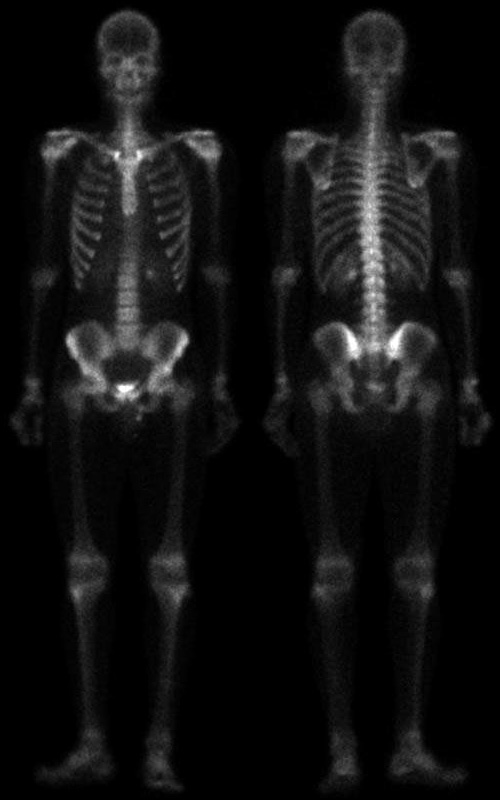
#> input picture 5to año/Procesamiento Digital de Imagenes/Tema 2 - Operaciones en el dominio espacial/Practica/esqueleto.tif, 500 x 800 px, given in place of earth.bmp, which was not available
$ python p2_ej4.py
#> lines starting #> are read from the running program, lines starting #| are printed output that depends on the picture; after the words box and inside, x2 and y2 are one past the last pixel; in counts of white or black regions, pixels touching at a corner belong together; pictures that were not available may be replaced by others from this repository, and a replacement may not be noted
import cv2
import numpy as np
import matplotlib.pyplot as plt

# ==========================================
# Caso 1: Astronomía (earth.bmp)
# ==========================================
def realzar_objetos_ocultos(img_path='../../imagenes/earth.bmp'):
    """
    Objetivo: Hacer visibles objetos ocultos en la imagen con buen contraste[cite: 42].
    """
#> called with img_path = '../../imagenes/earth.bmp'
    img = cv2.imread(img_path, cv2.IMREAD_GRAYSCALE)
#> img is the input picture: shape (800, 500); min 0, max 255, mean 17.2
    if img is None:
        print(f"Error: No se encontró {img_path}")
        return

    # PASO 1 y 2: Transformación no lineal (Potencia / Gamma)
    # Una corrección gamma con un valor menor a 1 (ej. 0.2) es ideal para
    # estirar agresivamente los grises muy oscuros sin quemar los blancos.
    img_float = img.astype(np.float32) / 255.0
    gamma = 0.2
    img_realzada_calc = (img_float ** gamma) * 255.0
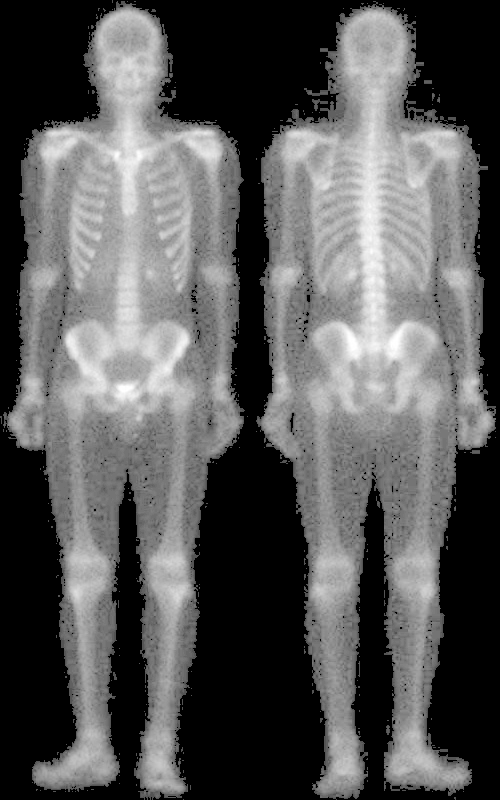
#> img_realzada_calc: shape (800, 500) float32; min 0, max 255, mean 88.4

    # PASO 3: Normalizar
    img_realzada = np.clip(img_realzada_calc, 0, 255).astype(np.uint8)

    # Visualización
    fig, axs = plt.subplots(1, 2, figsize=(10, 5))
    axs[0].imshow(img, cmap='gray', vmin=0, vmax=255)
    axs[0].set_title("Imagen Original")
    axs[1].imshow(img_realzada, cmap='gray', vmin=0, vmax=255)
    axs[1].set_title(f"Imagen Realzada (Gamma = {gamma})")
    for ax in axs: ax.axis('off')
    plt.show()

# ==========================================
# Caso 2: Placas ASUS
# ==========================================
def clasificar_placa_madre(img_path):
    """
    Objetivo: Determinar si la placa es A7V600-x o A7V600-SE, tolerando ruido[cite: 43, 44, 46].
    """
#> called with img_path = '../../imagenes/a7v600-x.gif'
    img = cv2.imread(img_path, cv2.IMREAD_GRAYSCALE)
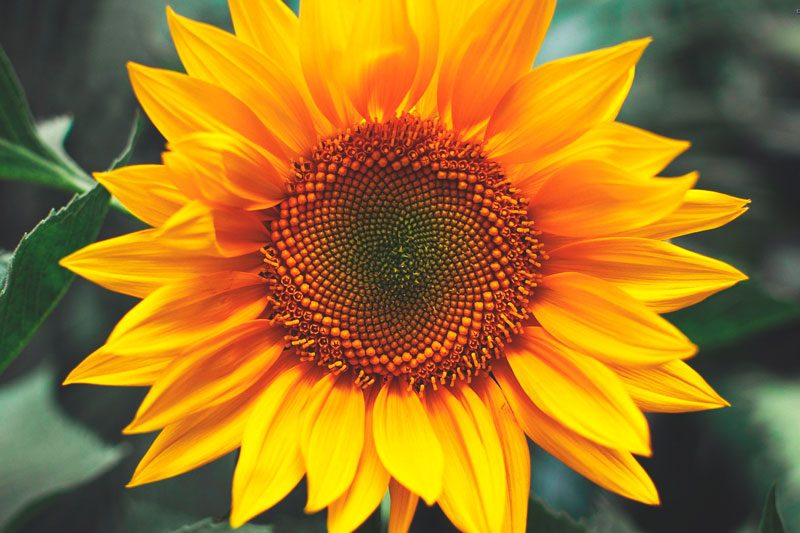
#> input picture 5to año/Procesamiento Digital de Imagenes/Tema 2 - Operaciones en el dominio espacial/Practica/flores02.jpg, 800 x 533 px, given in place of a7v600-x.gif, which was not available
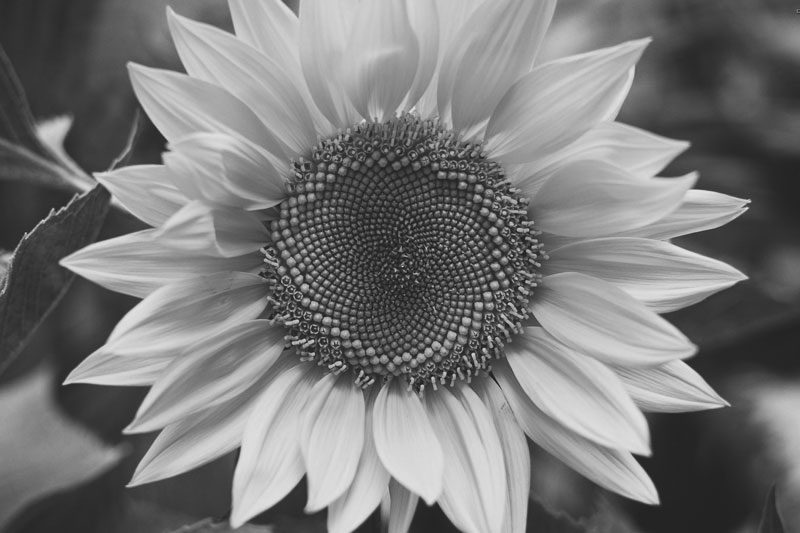
#> img: shape (533, 800); min 14, max 232, mean 121
    if img is None:
        print(f"Error al cargar {img_path}")
        return

    # PASO 1: Preprocesamiento (Manejo de ruido impulsivo)
    # El filtro de mediana es el mejor para eliminar ruido "sal y pimienta"
    # sin difuminar los bordes de los componentes.
    img_procesada = cv2.medianBlur(img, 5)

    # PASO 2: Extracción de características
    # Generalmente estas placas difieren en la presencia de un chip específico en una zona.
    # Como la cámara es fija, podemos recortar una Región de Interés (ROI) donde sabemos
    # que está el cambio y medir su intensidad promedio.
    # (Nota: Ajusta estas coordenadas Y, X según dónde difieran realmente tus imágenes)
    roi = img_procesada[100:200, 300:400]
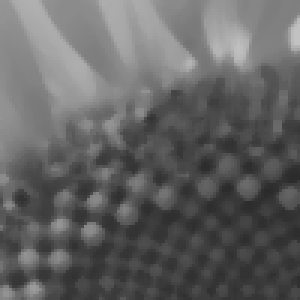
#> roi: shape (100, 100) (shown 3 times larger); min 42, max 194, mean 98.8

    # Si el promedio de intensidad en esa zona es alto, hay un chip/conector brillante.
    intensidad_media = np.mean(roi) if roi.size > 0 else 0
#> intensidad_media = 98.79
    umbral = 100

    es_modelo_SE = intensidad_media > umbral
#> es_modelo_SE = False

    # PASO 3: Retornar resultado
    modelo = "A7V600-SE" if es_modelo_SE else "A7V600-x"
#> modelo = 'A7V600-x'

    plt.figure(figsize=(6,6))
    plt.imshow(img_procesada, cmap='gray')
    plt.title(f"Clasificación: {modelo} (Intensidad ROI: {intensidad_media:.1f})")
    plt.axis('off')
    plt.show()

    return modelo

# ==========================================
# Caso 3: Inspección de Blisters
# ==========================================
def inspeccionar_blister(img_path):
    img = cv2.imread(img_path, cv2.IMREAD_GRAYSCALE)
    if img is None:
        return

    # 1. Umbralización para dejar las pastillas en blanco
    _, mascara_pildoras = cv2.threshold(img, 150, 255, cv2.THRESH_BINARY)

    alto, ancho = mascara_pildoras.shape
    filas, columnas = 2, 5

    # SOLUCIÓN: Agregamos márgenes para ignorar el plástico negro de los bordes.
    # Estos porcentajes (12% ancho, 18% alto) ajustan la cuadrícula al centro.
    margen_x = int(ancho * 0.12)
    margen_y = int(alto * 0.18)

    ancho_efectivo = ancho - 2 * margen_x
    alto_efectivo = alto - 2 * margen_y

    alto_celda = alto_efectivo // filas
    ancho_celda = ancho_efectivo // columnas

    blister_completo = True
    img_resultado = cv2.cvtColor(img, cv2.COLOR_GRAY2BGR)

    # Recorremos la cuadrícula
    for i in range(filas):
        for j in range(columnas):
            # Calculamos las coordenadas sumando el margen inicial
            y_inicio = margen_y + i * alto_celda
            y_fin = margen_y + (i + 1) * alto_celda
            x_inicio = margen_x + j * ancho_celda
            x_fin = margen_x + (j + 1) * ancho_celda

            # Dibujamos la cuadrícula en verde para VISUALIZAR dónde estamos buscando
            cv2.rectangle(img_resultado, (x_inicio, y_inicio), (x_fin, y_fin), (0, 255, 0), 1)

            celda = mascara_pildoras[y_inicio:y_fin, x_inicio:x_fin]
            cantidad_blancos = cv2.countNonZero(celda)

            # Si hay menos del 15% de blanco en ese cuadradito, falta la pastilla
            umbral_area = (alto_celda * ancho_celda) * 0.15

            if cantidad_blancos < umbral_area:
                blister_completo = False
                centro_x = x_inicio + ancho_celda // 2
                centro_y = y_inicio + alto_celda // 2
                # Círculo rojo indicando la falla
                cv2.circle(img_resultado, (centro_x, centro_y), 20, (0, 0, 255), 3)

    plt.figure(figsize=(8,4))
    plt.imshow(cv2.cvtColor(img_resultado, cv2.COLOR_BGR2RGB))
    titulo = "OK: Blister Completo" if blister_completo else "ALERTA: Blister Incompleto"
    plt.title(titulo)
    plt.axis('off')
    plt.show()

# ==========================================
# Caso 4 (Opcional): Esteganografía
# ==========================================
def ocultar_imagen_esteganografia(img_portadora_path, img_secreta_path):
    """
    Objetivo: Esconder una imagen binaria en una de grises usando LSB[cite: 53, 54].
    """
#> called with img_portadora_path = '../../imagenes/earth.bmp', img_secreta_path = '../../imagenes/building.jpg'
    portadora = cv2.imread(img_portadora_path, cv2.IMREAD_GRAYSCALE)
    secreta = cv2.imread(img_secreta_path, cv2.IMREAD_GRAYSCALE)
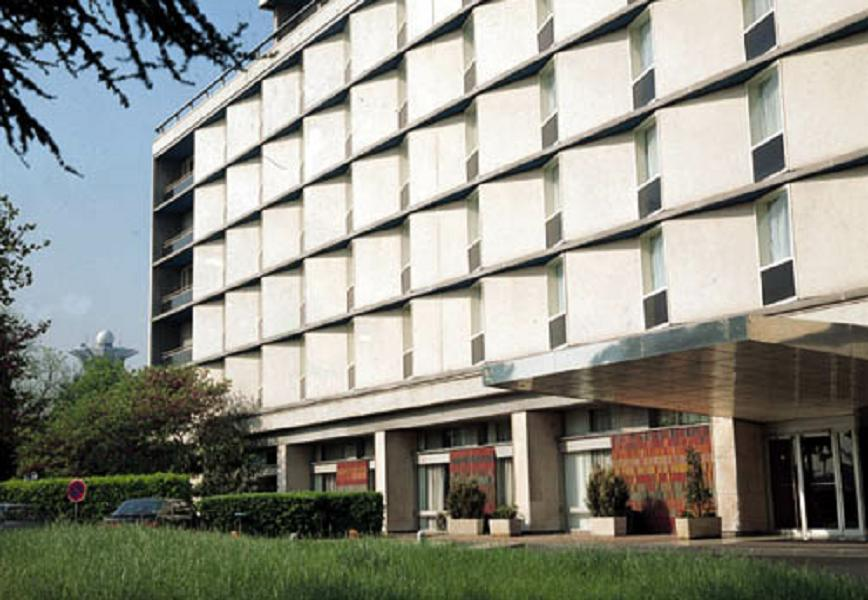
#> input picture 5to año/Procesamiento Digital de Imagenes/Tema 3 - Operaciones en el dominio frecuencial/Practica/building.jpg, 868 x 600 px, found by its file name
#> secreta: shape (600, 868); min 0, max 255, mean 142.3

    if portadora is None or secreta is None:
        print("Error al cargar imágenes para esteganografía.")
        return None

    # Corregido: El shape devuelve (alto, ancho). Resize requiere (ancho, alto).
    secreta = cv2.resize(secreta, (portadora.shape[1], portadora.shape[0]))
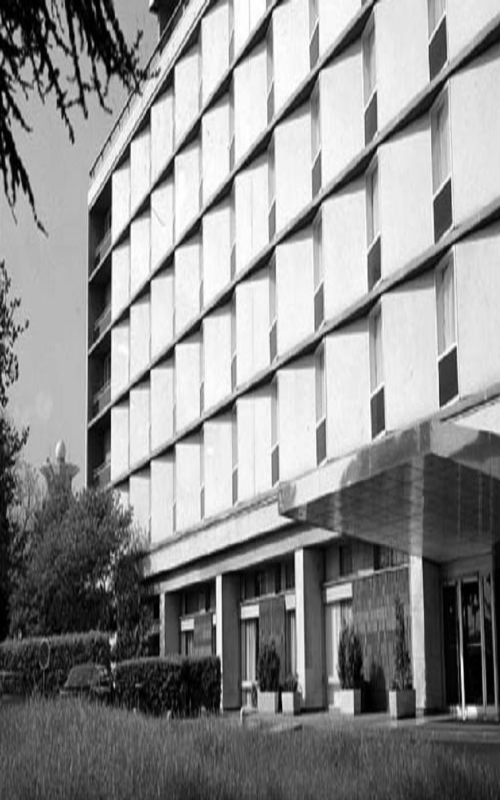
#> secreta: shape (800, 500); min 0, max 255, mean 142.2

    # Binarizar la secreta para que tenga valores de 0 o 1
    _, secreta_bin = cv2.threshold(secreta, 127, 1, cv2.THRESH_BINARY)
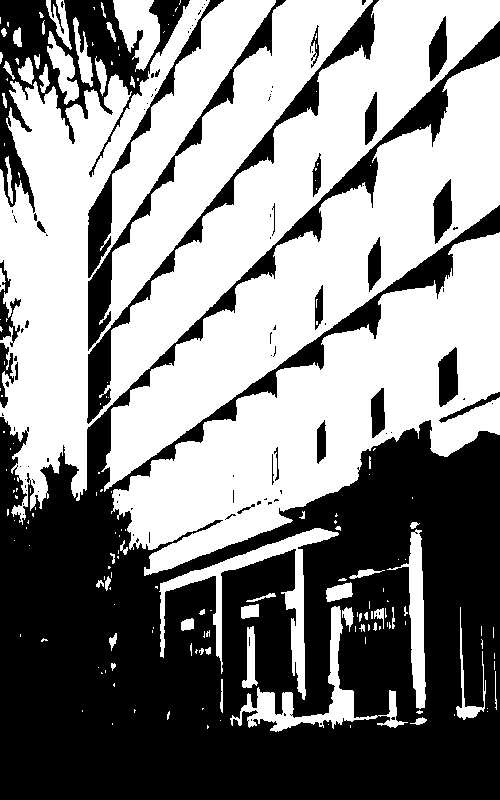
#> secreta_bin: shape (800, 500); values 0 (black) and 1 (white), 53.4% white; 102 black regions (74 under 20 px), largest, box (x1, y1, x2, y2) and area: (0, 21, 500, 800) 153973, (0, 0, 190, 213) 12014, (87, 0, 379, 424) 6201

    # 1. Apagar el bit menos significativo (LSB) de la portadora usando AND con 254 (11111110)
    portadora_sin_lsb = cv2.bitwise_and(portadora, 254)

    # 2. Sumar la imagen secreta (que vale 0 o 1) al LSB
    img_esteganografica = cv2.bitwise_or(portadora_sin_lsb, secreta_bin)

    return img_esteganografica

def extraer_imagen_esteganografia(img_esteganografica):
    """
    Objetivo: Extraer la imagen binaria oculta aislando el LSB[cite: 54].
    """
    # Aislar el bit menos significativo usando AND con 1 (00000001)
    bits_extraidos = cv2.bitwise_and(img_esteganografica, 1)

    # Multiplicar por 255 para que los 1s se vuelvan blancos visibles
    img_extraida = bits_extraidos * 255

    return img_extraida


# ==========================================
# BLOQUE PRINCIPAL (Pruebas)
# ==========================================
if __name__ == "__main__":
    print("--- 1. Caso Astronomía ---")
    realzar_objetos_ocultos('../../imagenes/earth.bmp')

    print("\n--- 2. Caso Placas ASUS ---")
    clasificar_placa_madre('../../imagenes/a7v600-x.gif')
    clasificar_placa_madre('../../imagenes/a7v600-SE(RImpulsivo).gif')

    print("\n--- 3. Caso Blisters ---")
    inspeccionar_blister('../../imagenes/blister_completo.jpg')
    inspeccionar_blister('../../imagenes/blister_incompleto.jpg')

    print("\n--- 4. Caso Esteganografía ---")
    # Para probar esto, puedes usar cualquier par de imágenes que tengas a mano
    oculta = ocultar_imagen_esteganografia('../../imagenes/earth.bmp', '../../imagenes/building.jpg')
    if oculta is not None:
        extraida = extraer_imagen_esteganografia(oculta)

        fig, axs = plt.subplots(1, 2, figsize=(10, 5))
        axs[0].imshow(oculta, cmap='gray'); axs[0].set_title("Imagen Portadora (Se ve normal)")
        axs[1].imshow(extraida, cmap='gray'); axs[1].set_title("Imagen Secreta Extraída")
        for ax in axs: ax.axis('off')
        plt.show()
